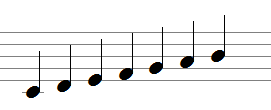
#> input picture opencv/test/Script/Images/notes.png, 271 x 110 px
$ python detect_notes.py Images/notes.png   (older library calls are emulated)
#> lines starting #> are read from the running program, lines starting #| are printed output that depends on the picture; after the words box and inside, x2 and y2 are one past the last pixel; in counts of white or black regions, pixels touching at a corner belong together
import numpy as np
import sys
import cv2 as cv


def show_wait_destroy(winname, img):
    cv.imshow(winname, img)
    cv.moveWindow(winname, 500, 0)
    cv.waitKey(0)
    cv.destroyWindow(winname)


def main(argv):

    #Partie 1

    # Chargement de l'image
    src = cv.imread("Images/notes.png", cv.IMREAD_COLOR)
#> src is the input picture: shape (110, 271, 3); mean B, G, R 239.8, 239.9, 239.9

    # [gray]
    # Transformation de l'image de base en nuance de gris
    if len(src.shape) != 2:
        gray = cv.cvtColor(src, cv.COLOR_BGR2GRAY)
    else:
        gray = src


    # [bin]
    # On applique l'inversion de couleur
    gray = cv.bitwise_not(gray)
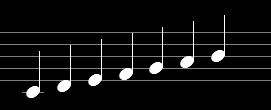
#> gray: shape (110, 271); min 0, max 255, mean 15.1
    bw = cv.adaptiveThreshold(gray, 255, cv.ADAPTIVE_THRESH_MEAN_C, cv.THRESH_BINARY, 15, -2)
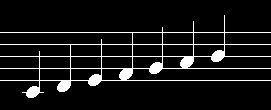
#> bw: shape (110, 271); 8.2% white; 1 white region, box (x1, y1, x2, y2) and area: (0, 15, 271, 98) 2438
    # [bin]

    # [init]
    # On va crée l'image qui va être utilisé pour extraire les lignes verticales
    vertical = np.copy(bw)
    # [init]

    # [vert]
    # On spécifie la taille sur l'axe y (ici shape[0] represente les colonnes)
    rows = vertical.shape[0]
#> rows = 110
    verticalsize = rows // 30
#> verticalsize = 3

    # Création d'une structure pour l'extraction des lignes verticales à l'aide des opération morphologiques
    verticalStructure = cv.getStructuringElement(cv.MORPH_RECT, (1, verticalsize))
#> verticalStructure = [1, 1, 1]

    # Apply morphology operations
    vertical = cv.erode(vertical, verticalStructure)
#> vertical: shape (110, 271); 3.3% white; 7 white regions, largest, box (x1, y1, x2, y2) and area: (119, 33, 133, 80) 147, (180, 22, 194, 68) 146, (57, 45, 71, 91) 141
    vertical = cv.dilate(vertical, verticalStructure)
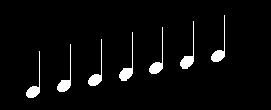
#> vertical: shape (110, 271); 4% white; 7 white regions, largest, box (x1, y1, x2, y2) and area: (119, 32, 133, 81) 175, (180, 21, 194, 69) 174, (57, 44, 71, 92) 169


    # [smooth] - on vient appliquer des transformation à l'image afin de récupérer son contour et la remplir à nouveau
    # On inverse l'image à  nouveau
    vertical = cv.bitwise_not(vertical)

    # Etape 1
    edges = cv.adaptiveThreshold(vertical, 255, cv.ADAPTIVE_THRESH_MEAN_C, cv.THRESH_BINARY, 3, -2)
#> edges: shape (110, 271); 3% white in thin lines or dots, all inside (x1, y1, x2, y2) = (25, 14, 226, 99)
    show_wait_destroy("edges", edges)

    # Etape 2
    kernel = np.ones((2, 2), np.uint8)
    edges = cv.dilate(edges, kernel)
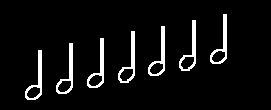
#> edges: shape (110, 271); 6% white; 7 white regions, largest, box (x1, y1, x2, y2) and area: (118, 31, 135, 83) 260, (179, 20, 196, 71) 256, (56, 43, 73, 94) 256
    show_wait_destroy("dilate", edges)

    # Etape 3
    smooth = np.copy(vertical)

    # Etape 4
    smooth = cv.blur(smooth, (2, 2))
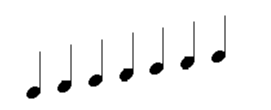
#> smooth: shape (110, 271); min 0, max 255, mean 244.9

    # Etape 5
    (rows, cols) = np.where(edges != 0)
#> rows = 1792 values from 14 to 99; cols = 1792 values, max 226 at index 3, min 25 at index 1698, mean 129.2
    vertical[rows, cols] = smooth[rows, cols]

    # On montre et on enregistre le resultat final dans le dossier de travail
    show_wait_destroy("smooth - final", vertical)
    cv.imwrite("vertical.png",vertical)
    # [smooth]

    #Partie 2
    image = cv.imread('vertical.png')
#> image: shape (110, 271, 3); min 0, max 255, mean 244.9

    gray = cv.cvtColor(image, cv.COLOR_BGR2GRAY) #On transforme l'image en nuance de gris
    ret,thresh = cv.threshold(gray,250,255,cv.THRESH_BINARY_INV)
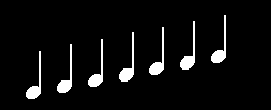
#> thresh: shape (110, 271); 5.4% white; 7 white regions

    img,contours,h =cv.findContours(thresh,cv.RETR_EXTERNAL,cv.CHAIN_APPROX_SIMPLE) #On va chercher les contours des formes présente sur l'image.
#> contours = 7 contours; box (x1, y1, x2, y2) and area: (119, 32, 134, 82) 181, (180, 21, 195, 70) 180, (57, 44, 72, 93) 175, (26, 51, 41, 99) 172, (88, 39, 103, 87) 172, (149, 27, 164, 75) 172, (211, 15, 226, 63) 172; h = [[1, -1, -1, -1], [2, 0, -1, -1], [3, 1, -1, -1], [4, 2, -1, -1], [5, 3, -1, -1], [6, 4, -1, -1], [-1, 5, -1, -1]]

    for cnt in contours:
        perimetre=cv.arcLength(cnt,True)
        approx = cv.approxPolyDP(cnt,0.01*perimetre,True)
        M = cv.moments(cnt)
        cX = int(M["m10"] / M["m00"])
        cY = int(M["m01"] / M["m00"])
        cv.drawContours(image,[cnt],-1,(0,255,0),2)

        if len(approx)==3:
            shape = "triangle"
        elif len(approx)==4:
            (x, y, w, h) = cv.boundingRect(approx)
            ratio = w / float(h)
            if ratio >= 0.95 and ratio <= 1.05:
                shape = "carre"
            else:
                shape = "rectangle"
        elif len(approx)==5:
            shape = "pentagone"
        elif len(approx)==6:
            shape = "hexagone"
        else:
            shape= "notes"
        cv.putText(image, shape, (cX, cY), cv.FONT_HERSHEY_SIMPLEX,0.5, (0, 0, 255), 1)
#> this loop made 7 passes
#> (perimetre, cX, cY) on passes 1 to 7: (115.8, 34, 87), (117, 65, 80), (115.8, 96, 75), (119, 127, 69), (115.8, 157, 63), (117, 188, 57), (115.8, 219, 51)
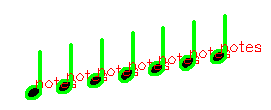
#> image: shape (110, 271, 3); mean B, G, R 229.9, 246.6, 234.6


    cv.imwrite('test_noire.jpg', image)
    cv.imshow('image',image)
    cv.waitKey(0)

    return 0

if __name__ == "__main__":
    main(sys.argv[1:])

$ run again, with opencv/test/Script/Images/cercles.png copied over opencv/test/Script/Images/notes.png
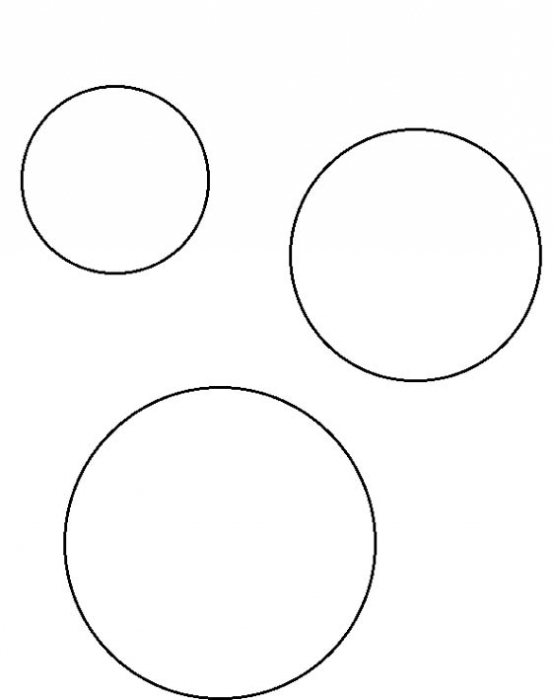
#> input picture opencv/test/Script/Images/cercles.png, 554 x 700 px
#> in main, src is the input picture: shape (700, 554, 3); min 0, max 255, mean 250.2
#> in main, `bw = cv.adaptiveThreshold(gray, 255, cv.ADAPTIVE_THRESH_MEAN_C, cv.THR..`:
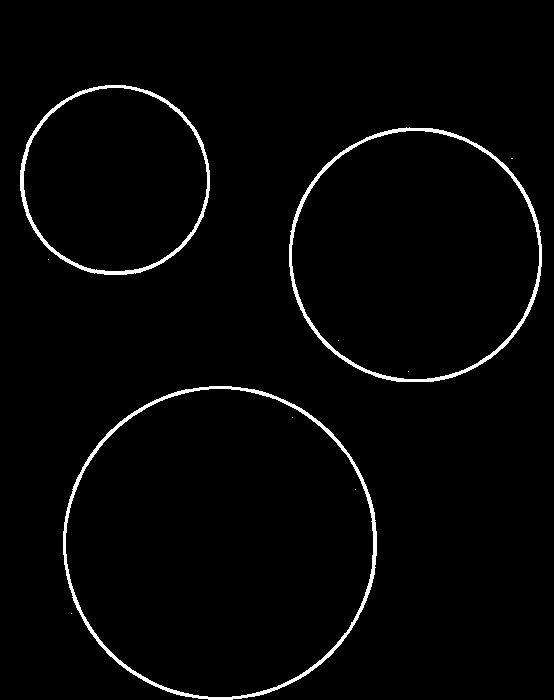
#> bw: shape (700, 554); 2.2% white; 10 white regions (7 under 20 px), largest, box (x1, y1, x2, y2) and area: (63, 386, 377, 700) 3497, (289, 127, 542, 382) 2896, (20, 85, 210, 275) 2162
#> in main, `(rows, cols) = np.where(edges != 0)`: rows = 1452 values from 154 to 584; cols = 1452 values, max 543 at index 541, min 20 at index 50, mean 260.8
#> thresh: shape (700, 554); 0.3% white; 6 white regions
#> in main, `img,contours,h =cv.findContours(thresh,cv.RETR_EXTERNAL,cv.CHAIN_APPRO..`: contours = 6 contours; box (x1, y1, x2, y2) and area: (372, 504, 378, 584) 262, (21, 155, 25, 207) 130, (63, 516, 67, 571) 123, (539, 230, 543, 283) 117, (289, 230, 293, 282) 117, (207, 159, 210, 204) 80; h = [[1, -1, -1, -1], [2, 0, -1, -1], [3, 1, -1, -1], [4, 2, -1, -1], [5, 3, -1, -1], [-1, 4, -1, -1]]
#> the loop in main, `for cnt in contours:` made 6 passes
#> (perimetre, approx, cX, cY, x, y, w, h) on passes 1 to 5: (111.7, [[65, 516], [63, 531], [63, 555], [66, 570]], 64, 543, 63, 516, 4, 55), (164.1, [[372, 504], [373, 583], [377, 556], [377, 531]], 374, 543, 372, 504, 6, 80), (107.7, [[539, 230], [540, 282], [542, 267], [542, 244]], 540, 255, 539, 230, 4, 53), (105.7, [[291, 230], [289, 244], [289, 267], [292, 281]], 290, 255, 289, 230, 4, 52), (90.83, [[207, 159], [207, 203], [208, 203], [209, 163]], 207, 180, 207, 159, 3, 45)
#> after the loop in main, `for cnt in contours:`:
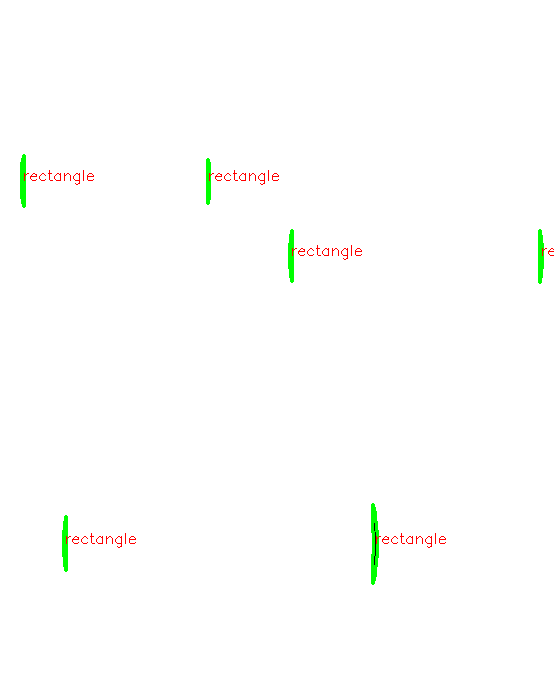
#> image: shape (700, 554, 3); mean B, G, R 253.2, 254.4, 253.8

$ run again, with opencv/test/Script/Images/gamme.png copied over opencv/test/Script/Images/notes.png
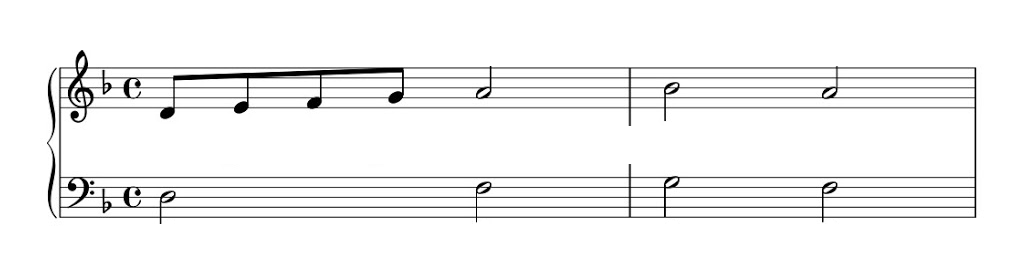
#> input picture opencv/test/Script/Images/gamme.png, 1028 x 276 px
#> in main, src is the input picture: shape (276, 1028, 3); min 0, max 255, mean 243.6
#> in main, `bw = cv.adaptiveThreshold(gray, 255, cv.ADAPTIVE_THRESH_MEAN_C, cv.THR..`:
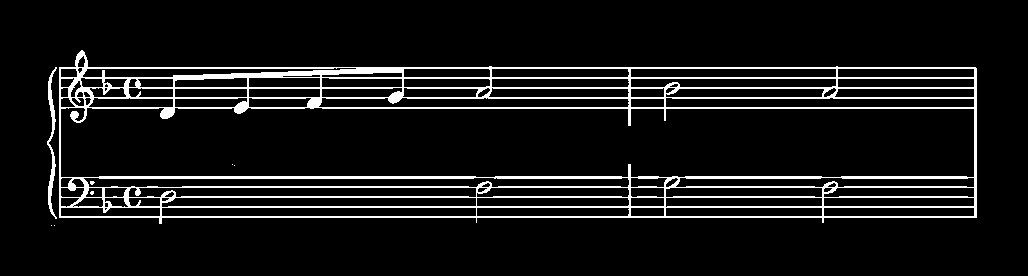
#> bw: shape (276, 1028); 8.2% white in thin lines or dots, all inside (x1, y1, x2, y2) = (47, 50, 977, 226)
#> in main, `(rows, cols) = np.where(edges != 0)`: rows = 5878 values from 52 to 225; cols = 5878 values, max 978 at index 204, min 47 at index 854, mean 342.2
#> thresh: shape (276, 1028); 1.7% white; 33 white regions
#> in main, `img,contours,h =cv.findContours(thresh,cv.RETR_EXTERNAL,cv.CHAIN_APPRO..`: contours = 33 contours, 4 with area under 20; largest, box (x1, y1, x2, y2) and area: (974, 67, 978, 219) 452, (59, 67, 62, 219) 302, (76, 53, 89, 121) 257, (48, 149, 56, 215) 217, (48, 73, 56, 138) 214; h = 33 rows, first 6: [1, -1, -1, -1], [2, 0, -1, -1], [3, 1, -1, -1], [4, 2, -1, -1], [5, 3, -1, -1], [6, 4, -1, -1]
#> the loop in main, `for cnt in contours:` made 33 passes
#> (perimetre, approx, cX, cY, x, y, w, h) on passes 1, 3, 4, 6, 7: (20, [[108, 201], [108, 210], [109, 210], [109, 201]], 108, 205, 108, 201, 2, 10), (74, [[476, 187], [476, 223], [477, 223], [477, 187]], 476, 205, 476, 187, 2, 37), (22, [[137, 187], [137, 196], [139, 196], [139, 187]], 138, 191, 137, 187, 3, 10), (57.41, [[102, 187], [103, 213], [105, 213], [105, 187]], 103, 198, 102, 187, 4, 27), (77.41, [[824, 186], [822, 187], [822, 223], [824, 223]], 823, 204, 822, 186, 3, 38)
#> after the loop in main, `for cnt in contours:`:
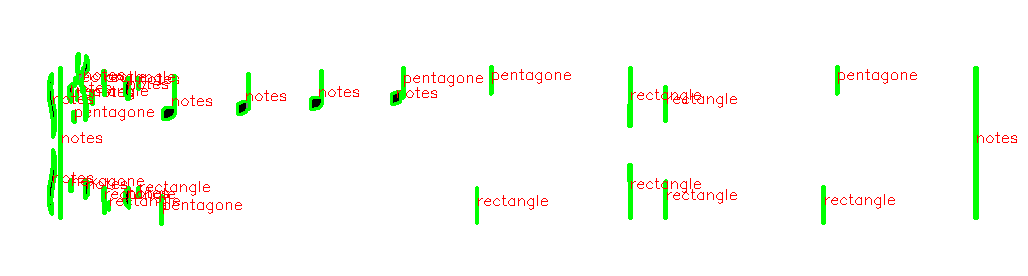
#> image: shape (276, 1028, 3); mean B, G, R 244.7, 250.9, 248.5

$ run again, with opencv/test/Script/Images/noire.png copied over opencv/test/Script/Images/notes.png
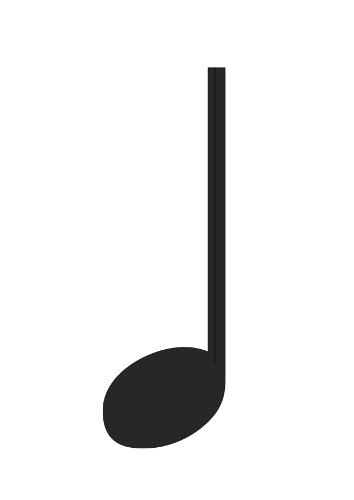
#> input picture opencv/test/Script/Images/noire.png, 354 x 500 px
#> in main, src is the input picture: shape (500, 354, 3); min 19, max 255, mean 237
#> bw: shape (500, 354); 4% white; 1 white region, box (x1, y1, x2, y2) and area: (103, 67, 226, 448) 7013
#> in main, `(rows, cols) = np.where(edges != 0)`: rows = 2690 values from 67 to 440; cols = 2690 values, max 226 at index 19, min 102 at index 2422, mean 204.7
#> thresh: shape (500, 354); 3.3% white; 3 white regions
#> in main, `img,contours,h =cv.findContours(thresh,cv.RETR_EXTERNAL,cv.CHAIN_APPRO..`: contours = 3 contours; box (x1, y1, x2, y2) and area: (213, 68, 226, 418) 2447, (208, 68, 217, 366) 2334, (103, 379, 117, 440) 420; h = [[1, -1, -1, -1], [2, 0, -1, -1], [-1, 1, -1, -1]]
#> the loop in main, `for cnt in contours:` made 3 passes
#> (perimetre, approx, cX, cY, x, y, w, h) on pass 3: (609.4, [[208, 68], [208, 358], [216, 365], [216, 68]], 212, 213, 208, 68, 9, 298)
#> after the loop in main, `for cnt in contours:`:
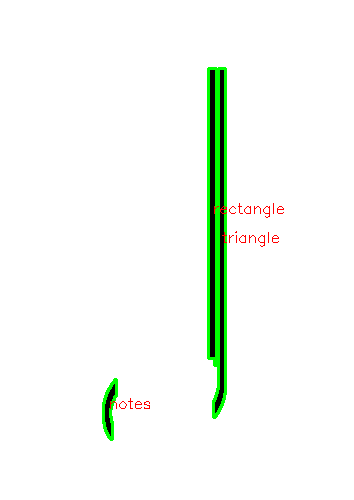
#> image: shape (500, 354, 3); mean B, G, R 244.2, 250.1, 244.8
